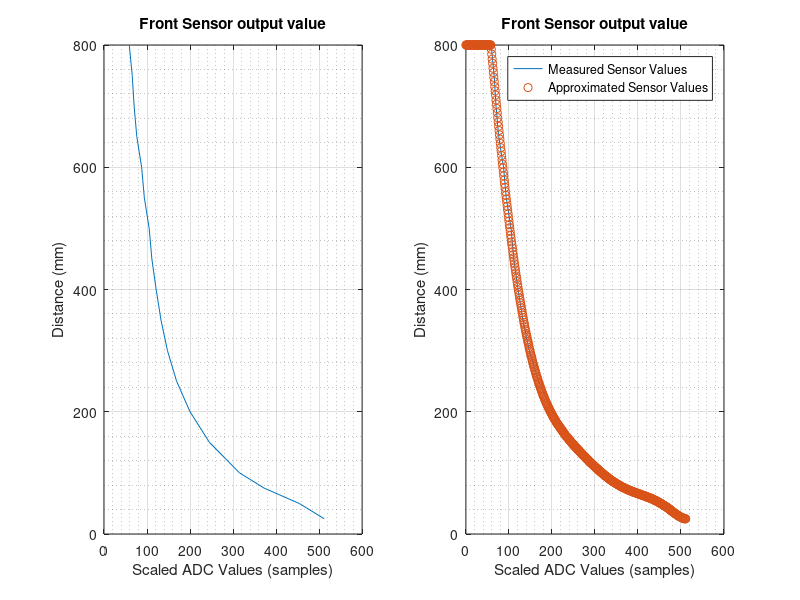

Write the MATLAB code that produced this figure. (Note: this script raises an error after producing the figure.)
% CREATE A FINE POLYNOME 
clc; clear all; hold off; close all;

table_size = 512;
lut_factor = 4096 / table_size;
sensorOutput = [2.75 2.55 2 1.55 1.25 1.05 0.9 0.8 0.725 0.65 0.6 0.55 0.5 0.495 0.49];        % Just an initial characteristic curve of the infrared sensor
ADCchange = 4096 / max(2.75);
adcOutput_front = [4095 3630 2980 2520 1960 1600 1350 1180 1060 970 890 840,...
    750 700 610 560 525 470]./lut_factor;                         % MEASURED ADC Values of your measured distances

relatedDistance_mm_front = [2.5 5 7.5 10 15 20 25 30 35 40 45 50 55 60 65 70 75 80] * 10; % HERE you could store your measured distance values


[p_front,s_front] = polyfit(adcOutput_front, relatedDistance_mm_front, 7);          % Fits a polynom of order-n to your input values 
x_front = linspace(0,floor(max(adcOutput_front)),table_size);                       % Just create ADC Values in order to plot the results of the polynome

f_front = floor(polyval(p_front,x_front));                                          % Calculates your results, taking into account the measured values and the already stored polynome

% f_front(f_front>512) = 512;                                                       % Just uses ADC lower or equal to 4096
%f_front(x_front<floor(min(adcOutput_front))) = max(relatedDistance_mm_front);     % THERE ARE NO NEGATIVE ADC results
f_front(f_front>max(relatedDistance_mm_front)) = max(relatedDistance_mm_front);

figure(1)
subplot(1,2,1)
plot(adcOutput_front,relatedDistance_mm_front);                 
hold on;
%plot(x_front,f_front,'o')

title('Front Sensor output value');
xlabel('Scaled ADC Values (samples)');
ylabel('Distance (mm)');
grid on; grid minor;

subplot(1,2,2)
plot(adcOutput_front,relatedDistance_mm_front);                 
hold on;
plot(x_front,f_front,'o')

legend('Measured Sensor Values','Approximated Sensor Values');

title('Front Sensor output value');
xlabel('Scaled ADC Values (samples)');
ylabel('Distance (mm)');
grid on; grid minor;
X_front = table(x_front',f_front');

fprintf('unsigned short ir_front[%i] = {', table_size);
for idx = 1:table_size
    fprintf(num2str(f_front(idx)));
    if idx < table_size
        fprintf(',');
    end
end
fprintf('};\n');